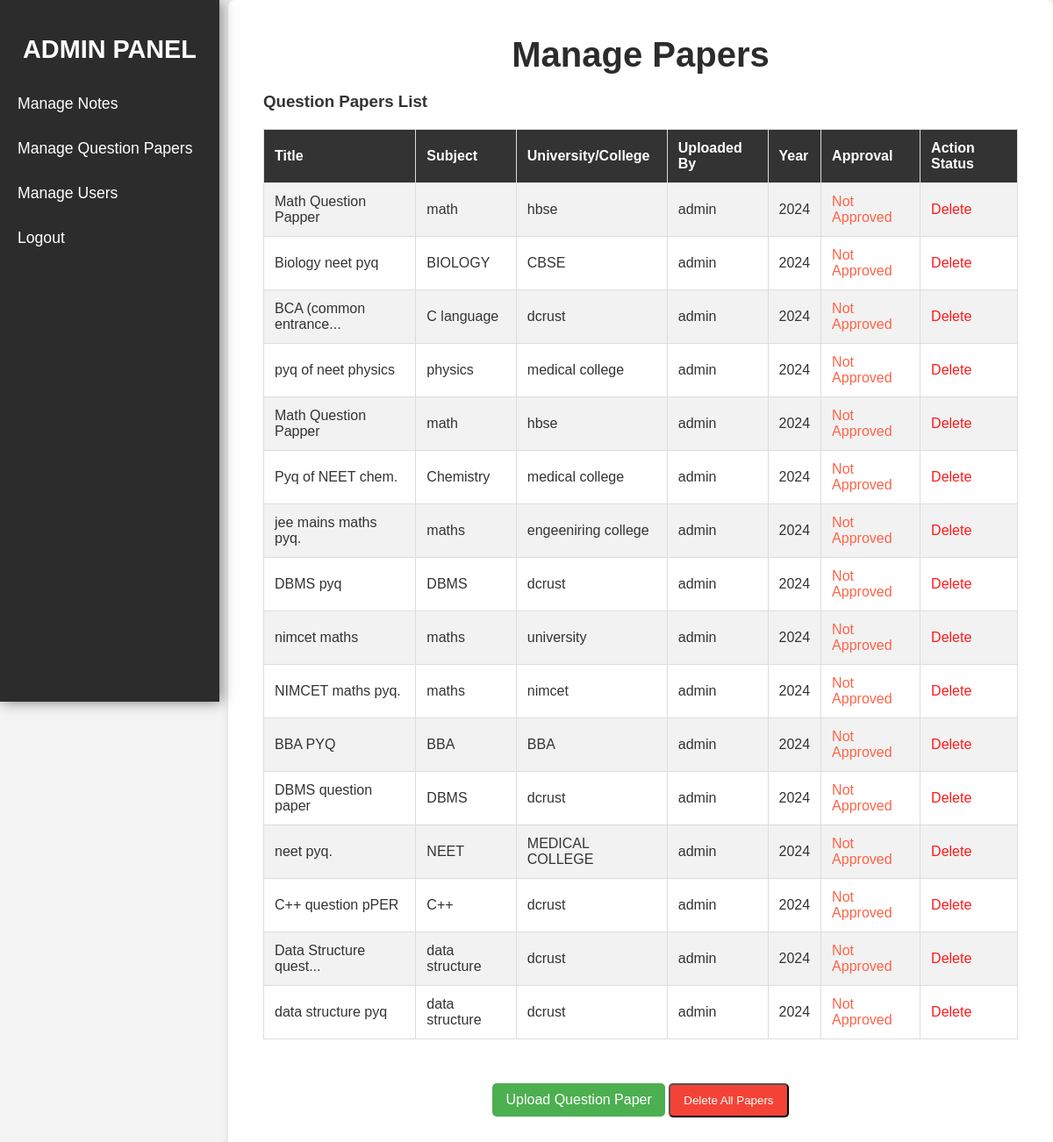
The app's page /admin/manage_papers.php with its own data.
### tables this page shows
CREATE TABLE `question_papers` (
  `id` int(11) NOT NULL,
  `title` varchar(255) NOT NULL,
  `description` text NOT NULL,
  `subject` varchar(100) NOT NULL,
  `university_college` varchar(255) DEFAULT NULL,
  `upload_at` datetime DEFAULT current_timestamp(),
  `user_id` int(11) NOT NULL,
  `is_approved` tinyint(1) DEFAULT 0,
  `file_name` varchar(255) NOT NULL,
  `year` varchar(4) NOT NULL,
  `thumbnail_path` varchar(255) DEFAULT NULL
);

CREATE TABLE `registered_user` (
  `id` int(11) NOT NULL,
  `full_name` varchar(100) NOT NULL,
  `username` varchar(100) NOT NULL,
  `email` varchar(100) NOT NULL,
  `password` varchar(100) NOT NULL,
  `role` varchar(50) NOT NULL DEFAULT 'user'
);

### admin/manage_papers.php (the view, shortened to what this page needs)
<?php
include('../connection/connection.php');
include('../includes/sidebar.php');
$query = "SELECT question_papers.*, registered_user.username, YEAR(question_papers.upload_at) AS year
          FROM question_papers
          JOIN registered_user ON question_papers.user_id = registered_user.id";
try {
    $stmt = $pdo->prepare($query);
    $stmt->execute();
} catch (PDOException $e) {
    echo "Error: " . $e->getMessage();
}
function truncateText($text, $length = 20) {
    return strlen($text) > $length ? substr($text, 0, $length) . '...' : $text;
}
?>
<!DOCTYPE html>
<html lang="en">
<head>
    <link rel="stylesheet" href="../css/dashboard.css">
</head>
<body>
    <div class="content">
        <div class="dashboard-header">
            <h1>Manage Papers</h1>
        </div>
        <?php if ($stmt->rowCount() > 0): ?>
            <div class="card">
                <h3>Question Papers List</h3>
                <table>
                    <tr>
                        <th>Title</th>
                        <th>Subject</th>
                        <th>University/College</th>
                        <th>Uploaded By</th>
                        <th>Year</th>
                        <th>Approval</th>
                        <th>Action Status</th>
                    </tr>
                    <?php while ($row = $stmt->fetch(PDO::FETCH_ASSOC)): ?>
                        <tr>
                            <td><?php echo htmlspecialchars(truncateText($row['title'])); ?></td>
                            <td><?php echo htmlspecialchars(truncateText($row['subject'])); ?></td>
                            <td><?php echo htmlspecialchars(truncateText($row['university_college'])); ?></td>
                            <td><?php echo htmlspecialchars(truncateText($row['username'])); ?></td>
                            <td><?php echo htmlspecialchars($row['year']); ?></td>
                            <td>
                                <?php if ($row['is_approved'] == 0): ?>
                                    <span class="approved">Approved</span>
                                <?php else: ?>
                                    <span class="unapproved">Not Approved</span>
                                <?php endif; ?>
                            </td>
                            <td>
                                <a href="delete_paper.php?id=<?php echo $row['id']; ?>"
                                class="delete-alpha"
                                onclick="return confirm('Are you sure you want to delete this note?');">Delete</a>
                            </td>
                        </tr>
                    <?php endwhile; ?>
                </table>
            </div>
        <?php else: ?>
            <p>No question papers found.</p>
        <?php endif; ?>
    <div class="center-button">
            <a href="upload_paper.php" class="upload-button">Upload Question Paper</a>
    <form method="post" action="delete_all_papers.php" onsubmit="return confirm('Are you sure you want to delete all question papers?');">
        <button type="submit" class="upload-button" style="background-color: #f44336; cursor: pointer;">Delete All Papers</button>
    </form>
    </div>
    </div>
</body>
</html>

### css/dashboard.css (style rules this page uses)
* { margin: 0; padding: 0; box-sizing: border-box; font-family: 'Arial', sans-serif; }
body { background-color: #f4f4f4; font-size: 16px; color: #333; display: flex; justify-content: flex-start; align-items: flex-start; min-height: 100vh; }
.content { margin-left: 260px; padding: 40px; width: calc(100% - 260px); min-height: 100vh; background-color: #ffffff; box-shadow: 0 0 10px rgba(0, 0, 0, 0.1); border-radius: 8px; }
.content h1 { font-size: 2.5em; color: #2c2c2c; margin-bottom: 20px; font-weight: 600; text-align: center; }
table { width: 100%; border-collapse: collapse; margin-top: 20px; }
table th, table td { padding: 12px; text-align: left; border: 1px solid #ddd; }
table th { background-color: #333; color: white; }
table tr:nth-child(even) { background-color: #f2f2f2; }
table a { color: #2980b9; text-decoration: none; }
.unapproved { color: #FF6347; }
.delete-alpha { color: rgb(255, 26, 26); text-decoration: none }

### admin/manage_papers.php (style rules this page uses)
.center-button { text-align: center; margin-top: 50px; }
.center-button form { display: inline-block; }
.upload-button { display: inline-block; padding: 10px 15px; background-color: #4CAF50; color: white; text-decoration: none; border-radius: 5px; }

### records on screen
question_papers: title "Math Question Papper", subject "math", university_college "hbse", user.username "admin", year "2024", is_approved "Not Approved"
question_papers: title "Biology neet pyq", subject "BIOLOGY", university_college "CBSE", user.username "admin", year "2024", is_approved "Not Approved"
question_papers: title "BCA (common entrance...", subject "C language", university_college "dcrust", user.username "admin", year "2024", is_approved "Not Approved"
question_papers: title "pyq of neet physics", subject "physics", university_college "medical college", user.username "admin", year "2024", is_approved "Not Approved"
question_papers: title "Math Question Papper", subject "math", university_college "hbse", user.username "admin", year "2024", is_approved "Not Approved"
question_papers: title "Pyq of NEET chem.", subject "Chemistry", university_college "medical college", user.username "admin", year "2024", is_approved "Not Approved"
question_papers: title "jee mains maths pyq.", subject "maths", university_college "engeeniring college", user.username "admin", year "2024", is_approved "Not Approved"
question_papers: title "DBMS pyq", subject "DBMS", university_college "dcrust", user.username "admin", year "2024", is_approved "Not Approved"
question_papers: title "nimcet maths", subject "maths", university_college "university", user.username "admin", year "2024", is_approved "Not Approved"
question_papers: title "NIMCET maths pyq.", subject "maths", university_college "nimcet", user.username "admin", year "2024", is_approved "Not Approved"
question_papers: title "BBA PYQ", subject "BBA", university_college "BBA", user.username "admin", year "2024", is_approved "Not Approved"
question_papers: title "DBMS question paper", subject "DBMS", university_college "dcrust", user.username "admin", year "2024", is_approved "Not Approved"
question_papers: title "neet pyq.", subject "NEET", university_college "MEDICAL COLLEGE", user.username "admin", year "2024", is_approved "Not Approved"
question_papers: title "C++ question pPER", subject "C++", university_college "dcrust", user.username "admin", year "2024", is_approved "Not Approved"
question_papers: title "Data Structure quest...", subject "data structure", university_college "dcrust", user.username "admin", year "2024", is_approved "Not Approved"
question_papers: title "data structure pyq", subject "data structure", university_college "dcrust", user.username "admin", year "2024", is_approved "Not Approved"
